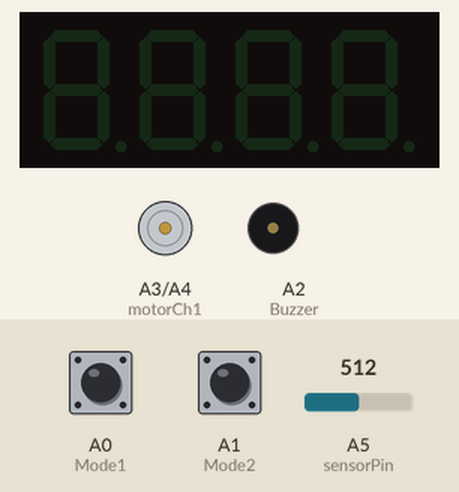
Recording of a sketch running on a simulated Arduino Uno, built with avr-gcc and run on an emulated ATmega328P. On the bench: 4-digit seven-segment display, motor-driver pin pairs drawn as motors (green arrow = first pin HIGH = forward, orange = second pin HIGH = backward, longer = more drive), buzzer (waves = sounding). The inputs (shaded band) are chosen by the test bench; at power-on: A1 (Mode2) LOW, A0 (Mode1) LOW, A5 (sensorPin) = 512.

Above: at 1.2 s.
1.3 s: A1 (Mode2) pulled HIGH for 0.15 s
At 3.8 s:
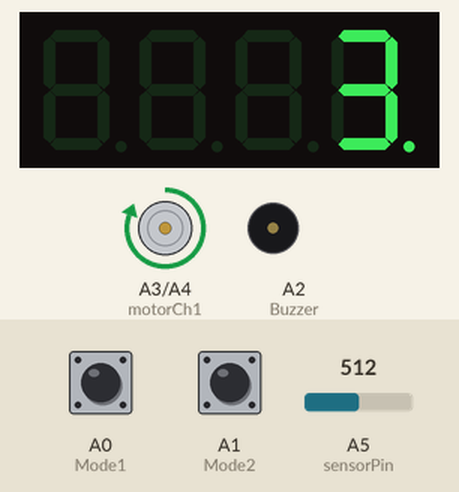
4.4 s: A0 (Mode1) pulled HIGH for 3.2 s
At 7.0 s:
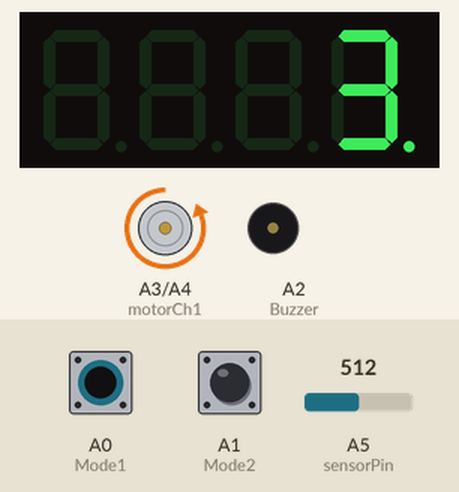
At 8.1 s:
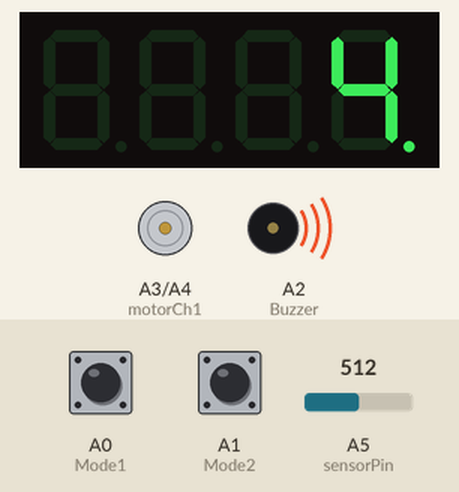
Timing chart, 0 to 36.4 s (numbered marks = the images above; inputs shaded):
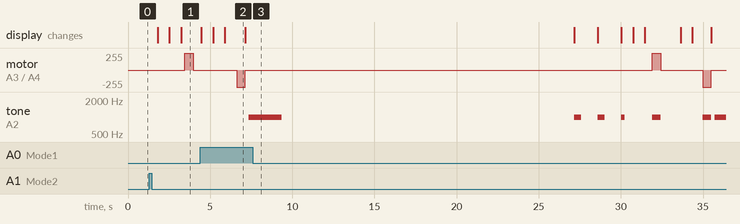

The sketch:

TTS_Control_Chip.ino
```cpp
#include <SevSeg.h>
SevSeg sevseg;
const int Mode1       =  A0;
const int Mode2       =  A1;
const int Buzzer      =  A2;
const int motorCh1    =  A3;
const int motorCh2    =  A4;
const int sensorPin   =  A5;
int setSwitchState    =   0;
int Mode1State        =   0;
int Mode2State        =   0;
int MotorState        =   0;
int sensorValue       =   0;


void setup() {
  pinMode       (Mode1, INPUT);
  pinMode       (Mode2, INPUT);
  pinMode       (Buzzer,OUTPUT);
  pinMode       (motorCh1, OUTPUT);
  pinMode       (motorCh2, OUTPUT);
  byte          numDigits = 4;
  byte          digitPins[] = {2, 3, 4, 5};
  byte          segmentPins[] = {6, 7, 8, 9, 10, 11, 12, 13};
  sevseg.begin(COMMON_CATHODE, numDigits, digitPins, segmentPins);
  sevseg.setBrightness(2.75);
}

// the loop routine runs over and over again forever:
void loop() {
  Mode1State     =   digitalRead      (Mode1);
  Mode2State     =   digitalRead      (Mode2);
  sensorValue    =   analogRead   (sensorPin);

//BREIF: TRAINING MODE - (MODE1)
      //A buzzer will initially sound for a period of 2 seconds to indicate to the shooter
      //to load. A potentiometer dial can be turned to vary the time delay, from a min. of
      //5s to a max. of 30s, between the load signal and the first command. The first command
      //"Are you ready?"  will be represented by a 1 seconds buzz. The second and third commands
      //will follow 1 second after each other with the same duration of buzz as command 1.
      //First command - "Watch".  Second command  - "Shoot". For every commanding the
      //corresponding number of that command will be displayed in sync. A 3 second count-down
      //will follow with numbers 3, 2 and 1 being displayed. After 3 seconds the buzzer will
      //sound for 0.5s as the target turns to face. numbers 1-4 will be displayed between the
      //4 second period. After 4 seconds buzzer sounds for 0.5s as target turns to side.
      //This routine is then repeated 10 times before stopping.

if (Mode1State == HIGH) {
  for (int shots  = 0;shots<10;shots++)  //repeat training mode routine 10 times before stoppoing
{ tone  (A2, 1000);
  delay         (2000);                  //sound buzzer for 2 seconds to indicate to the shooter
  noTone      (Buzzer);                  //that they must load
                                         // variable time delay for loading
  delay (5000+(sensorValue*25));         //can be changed from 5s min. to 30s max.
                                         //first command:
  tone  (A2, 1000);                      //sound buzzer and display number 1 for 1 second
  for(int d =  0;d < 1000;d++) {         //to indicate first command - "Are you ready?"
    sevseg.setNumber(0001,0);
    sevseg.refreshDisplay();
  }
  noTone  (A2);
  delay                 (1000);          //wait 1 second before executing second command
                                         //second command:
  tone  (A2, 1000);                      //sound buzzer and display number 2 for 1 second
  for(int d =  0;d < 1000;d++) {         //to indicate second command - "Watch"
    sevseg.setNumber(0002,0);
    sevseg.refreshDisplay();
  }
  noTone  (A2);
  delay                 (1000);          //wait a second before executing third command
                                         //third command:
  tone  (A2, 1000);                      //sound buzzer and display number 3 for 0.5 seconds
  for(int d =  0;d < 500;d++) {          //to indicate third command - "Shoot"
    sevseg.setNumber(0003,0);
    sevseg.refreshDisplay();
  }
  noTone  (A2);
  delay                  (500);         //wait 0.5 seconds before count-down
                                        // count-down:
  for(int d =  0;d < 500;d++) {
    sevseg.setNumber(0002,0);
    sevseg.refreshDisplay();
  }
  delay                  (500);         //counts down before target turns from 3 to 1
  for(int d =  0;d < 1000;d++) {
    sevseg.setNumber(0001,0);
    sevseg.refreshDisplay();
  }
                                        //Target turns:
  tone (A2,  1000);                     //buzzer sounds to indicate motor is turning
  motorF();                             //turns motor to face
  noTone  (A2);          //buzzer finishes sounding with time period of 0.5s
  delay                  (500);
  for(int d =  0;d < 500;d++) {         //1 second after target turns, 1 is displayed for 0.5s
    sevseg.setNumber(0001,0);
    sevseg.refreshDisplay();
  }
  delay                  (500);
  for(int d =  0;d < 500;d++) {         //2 is displayed for 0.5s
    sevseg.setNumber(0002,0);
    sevseg.refreshDisplay();
  }
  delay                  (500);
  for(int d =  0;d < 312;d++) {         //3 is displayed for 0.5s
    sevseg.setNumber(0003,0);
    sevseg.refreshDisplay();
  }
  delay                  (500);
  tone (A2,  1000);            //after 4s buzzer sounds and target turns to side
  motorS();
  noTone  (A2);          //buzzer finishes sounding with time period of 0.5s
  for(int d =  0;d < 500;d++) {         //4 is displayed 0.5s after target turns for 0.5s
    sevseg.setNumber(0004,0);
    sevseg.refreshDisplay();
  }
  }
  }
  // END OF TRAINING MODE ROUTINE //


//BREIF: COMPETITION MODE - (MODE2)
      //A count down will begin from 1-3 displaying number 1-3 at the corresponding time.
      //After 3 seconds the target will turn to face. Numbers 1-4 will be displayed at the
      //corresponding time after the tagret has turned to face. After 4 seconds the target will
      //turn to side and the routine will end.


if  (Mode2State ==  HIGH)  {
                                       //count-down
  delay                 (500);
  for(int d =  0;d < 500;d++) {        //1 is displayed for 0.5s
    sevseg.setNumber(0001,0);
    sevseg.refreshDisplay();
  }
  delay                  (500);
  for(int d =  0;d < 500;d++) {        //2 is displayed for 0.5s
    sevseg.setNumber(0002,0);
    sevseg.refreshDisplay();
  }
  delay                  (500);
  for(int d =  0;d < 500;d++) {        //3 is displayed for 0.5s
    sevseg.setNumber(0003,0);
    sevseg.refreshDisplay();
  }
  // Target turns:
  motorF();                            //target turns to face, total time = 0.5s
  delay                  (500);
  for(int d =  0;d < 500;d++) {        //1 second after target turns, 1 is displayed for 0.5s
    sevseg.setNumber(0001,0);
    sevseg.refreshDisplay();
  }
  delay                  (500);
  for(int d =  0;d < 500;d++) {        //2 is displayed for 0.5s
    sevseg.setNumber(0002,0);
    sevseg.refreshDisplay();
  }
  delay                  (500);
  for(int d =  0;d < 500;d++) {        //3 is displayed for 0.5s
    sevseg.setNumber(0003,0);
    sevseg.refreshDisplay();
  }
  delay                  (500);
  motorS();                            //target turns to side, total time = 0.5s
  for(int d =  0;d < 500;d++) {       //4 is displayed 0.5s after target turns for 0.5s
    sevseg.setNumber(0004,0);
    sevseg.refreshDisplay();
  }
  }
  }
  // END OF COMPETITION MODE ROUTINE //


// subroutine for turning target to face position
void motorF() {
  digitalWrite (motorCh1, HIGH);
  delay(500);
  digitalWrite  (motorCh1, LOW);
  return;
}

// subroutine for turning target to side position
void motorS() {
  digitalWrite (motorCh2, HIGH);
  delay                   (500);
  digitalWrite  (motorCh2, LOW);
  return;
}
```

Measured:
- after the input at 1.3 s, motor on A3 (motorCh1) / A4 (motorCh2): stopped → forward 255/255 after 2.2 s, → stopped 0.50 s later; the display: first changes after 0.50 s (image 1 shows a later state)
- after the input at 4.4 s, tone on A2 (Buzzer): plays 1000 Hz for 2.0 s, 1000 Hz for 0.44 s, 1000 Hz for 0.44 s, 1000 Hz for 0.21 s, 1000 Hz for 0.50 s, 1000 Hz for 0.50 s … (7 notes in this stretch), starting after 3.0 s
- what the display in image 2 shows lasts 1.2 s, from 5.9 s to 7.1 s
